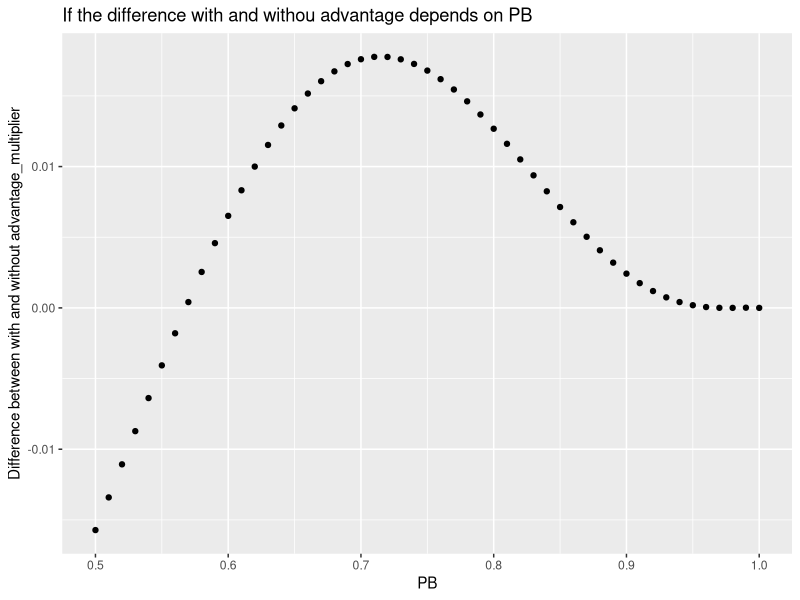

Here is the R script that generated this plot: (Note: a time limit stopped this script after it produced the figure.)
## ---- chunk 1
require(dplyr)
require(data.table)
library(ggplot2)
# Get all possible outcomes
apo <- fread("all-possible-world-series-outcomes.csv")

# Home field indicator
#hfi <- c(1,1,0,0,0,1,1) #{ATL, ATL, NYC, NYC, NYC, ATL, ATL}
#hfi<- c(0,0,1,1,1,0,0)   #{NYC, NYC, ATL, ATL, ATL, NYC, NYC}



analytic_world_ser= function(hfi= c(0,0,1,1,1,0,0),
                             pb,
                             advantage_multiplier ){
  
  pbh <- pb*advantage_multiplier 
  pba <- 1 - (1 - pb)*advantage_multiplier  
  
 # Calculate the probability of each possible outcome 
  apo[, p := NA_real_] # Initialize new column in apo to store prob
for(i in 1:nrow(apo)){
  prob_game <- rep(1, 7)
  for(j in 1:7){
    p_win <- ifelse(hfi[j], pbh, pba)
    prob_game[j] <- case_when(
        apo[i,j,with=FALSE] == "W" ~ p_win
      , apo[i,j,with=FALSE] == "L" ~ 1 - p_win
      , TRUE ~ 1
    )
  }
  apo[i, p := prod(prob_game)] # Data.table syntax
}

# Sanity check: does sum(p) == 1?
apo[, sum(p)] # This is data.table notation

# Probability of overall World Series outcomes
apo[, sum(p), overall_outcome]


}

with_adv<-analytic_world_ser(pb=0.55,advantage_multiplier=1.1) #with advantage
with_adv
without_adv<-analytic_world_ser(pb=0.55,advantage_multiplier=1.0) #without advantage
without_adv
with_adv[[1,2]]-without_adv[[1,2]]

#analytic_world_ser(pb=0.45) #change pb=0.45 and hange 0.55 to pb
## ---- chunk 2
sim.world.series=function(hfi= c(0,0,1,1,1,0,0),
                             pb = 0.55,
                             advantage_multiplier){
  pbh <- pb*advantage_multiplier 
  pba <- 1 - (1 - pb)*advantage_multiplier  
  
  num_win=0
  for(i in 1:7){
    if(hfi[i]){  #if hfi=1, return true
      p_win=pbh
    }else{    #if hfi=0, return false
      p_win=pba
    }
    game_outcome=rbinom(1,1,p_win)
    num_win=num_win +game_outcome  #initial num=0, if win add 1 to the num
    
    if(num_win==4 |(i-num_win)==4)  #if num_win=4, or num_loss=4, break
      break
  }
  return(num_win==4)
  
}
#if sim.world.series return 0, lose; if return 1, win

## ---- chunk 3
#without advantage
sim_ws_result=NA
for(k in 1:10000){
  sim_ws_result[k]=sim.world.series(advantage_multiplier = 1.0)
}

aa<-mean(sim_ws_result) #prob of win
aa
1-aa #prob of lose
## ---- chunk 4
#with advantage
sim_ws_result=NA
for(k in 1:10000){
  sim_ws_result[k]=sim.world.series(advantage_multiplier = 1.1)
}

bb<-mean(sim_ws_result)#prob of win
bb
1-bb #prob of lose
## ---- chunk 5
bb-aa
## ---- chunk 6
#with advantage
analytic_out=analytic_world_ser(pb=0.55, advantage_multiplier = 1.1)
abs_error= abs(mean(sim_ws_result) - analytic_out$V1[1])  
#first variable name is V1, first row[1]
abs_error          
relative_error=abs_error/analytic_out$V1[1]
relative_error
## ---- chunk 7
#without advantage
analytic_out=analytic_world_ser(pb=0.55, advantage_multiplier = 1.0)
abs_error= abs(mean(sim_ws_result) - analytic_out$V1[1])  
#first variable name is V1, first row[1]
abs_error          
relative_error=abs_error/analytic_out$V1[1]
relative_error
## ---- chunk 8
analytic_world_ser= function(hfi= c(0,0,1,1,1,0,0),
                             pb,
                             advantage_multiplier){

    pbh <- pb*advantage_multiplier 
    pba <- 1 - (1 - pb)*advantage_multiplier

 # Calculate the probability of each possible outcome 
  apo[, p := NA_real_] # Initialize new column in apo to store prob
for(i in 1:nrow(apo)){
  prob_game <- rep(1, 7)
  for(j in 1:7){
    p_win <- ifelse(hfi[j], pbh, pba)
    prob_game[j] <- case_when(
        apo[i,j,with=FALSE] == "W" ~ p_win
      , apo[i,j,with=FALSE] == "L" ~ 1 - p_win
      , TRUE ~ 1
    )
  }
  apo[i, p := prod(prob_game)] # Data.table syntax
}

# Sanity check: does sum(p) == 1?
apo[, sum(p)] # This is data.table notation

# Probability of overall World Series outcomes
aa<-apo[, sum(p), overall_outcome]
  

}



pb=seq(0.5,1.0,by=0.01)
y<-rep(NA, length(pb))
 
for(i in 1:length(pb)) {
  ad<-analytic_world_ser(pb=pb[i],
                         advantage_multiplier = 1.1)[[1,2]]
    
  no_ad<- analytic_world_ser(pb=pb[i],
                             advantage_multiplier = 1.0)[[1,2]]
    
    y[i]<-round(ad-no_ad,6)
} 

aa<-data.frame(pb,y)  

## ---- chunk 9
ggplot(aa)+
  geom_point(aes(x=pb, y))+
  labs(
    x="PB",
    y="Difference between with and without advantage_multiplier",
    title="If the difference with and withou advantage depends on PB"
    
  )
## ---- chunk 10
# Calculate the probability of each possible outcome 
 analytic_world_ser= function(hfi= c(0,0,1,1,1,0,0),
                             pb=0.55,
                             advantage_multiplier ){
  
  pbh <- pb*advantage_multiplier 
  pba <- 1 - (1 - pb)*advantage_multiplier  
  
 # Calculate the probability of each possible outcome 
  apo[, p := NA_real_] # Initialize new column in apo to store prob
for(i in 1:nrow(apo)){
  prob_game <- rep(1, 7)
  for(j in 1:7){
    p_win <- ifelse(hfi[j], pbh, pba)
    prob_game[j] <- case_when(
        apo[i,j,with=FALSE] == "W" ~ p_win
      , apo[i,j,with=FALSE] == "L" ~ 1 - p_win
      , TRUE ~ 1
    )
  }
  apo[i, p := prod(prob_game)] # Data.table syntax
}

# Sanity check: does sum(p) == 1?
apo[, sum(p)] # This is data.table notation

# Probability of overall World Series outcomes
apo[, sum(p), overall_outcome]


 }

## ---- chunk 11
advantage_multiplier=seq(1.0,2.0,by=0.01)
ad<-rep(NA, length(advantage_multiplier))
 
for(i in 1:length(advantage_multiplier)) {
  with_ad<-analytic_world_ser(advantage_multiplier = advantage_multiplier[i])[[1,2]]
  ad[i]=round(with_ad,6)

} 

ad

no_ad<- analytic_world_ser(advantage_multiplier=1.0)[[1,2]]
no_ad

diff<-ad-no_ad

aa<-data.frame(advantage_multiplier,diff)  
## ---- chunk 12
ggplot(aa)+
  geom_point(aes(x=advantage_multiplier, y=diff))+
  labs(
    y="Difference between with and without advantage_multiplier",
    title="If the difference with and withou advantage depends on advantage factor"
  )
